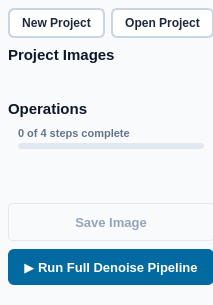
<?xml version="1.0" encoding="UTF-8"?>
<ui version="4.0">
 <class>SidebarDenoise</class>
 <widget class="QWidget" name="SidebarDenoise">
  <property name="geometry">
   <rect>
    <x>0</x>
    <y>0</y>
    <width>213</width>
    <height>305</height>
   </rect>
  </property>
  <property name="minimumSize">
   <size>
    <width>0</width>
    <height>0</height>
   </size>
  </property>
  <property name="maximumSize">
   <size>
    <width>16777215</width>
    <height>16777215</height>
   </size>
  </property>
  <property name="styleSheet">
   <string notr="true">QWidget#SidebarDenoise {
    background-color: #f8fafc;
}
QScrollArea#scroll {
    border: none;
    background: transparent;
}
QWidget#content {
    background-color: #f8fafc;
}
QScrollBar:vertical {
    border: none;
    background: #f1f5f9;
    width: 6px;
    border-radius: 3px;
    margin: 2px 0px 2px 0px;
}
QScrollBar::handle:vertical {
    background: #cbd5e1;
    min-height: 24px;
    border-radius: 3px;
}
QScrollBar::handle:vertical:hover {
    background: #94a3b8;
}
QScrollBar::add-line:vertical, QScrollBar::sub-line:vertical {
    height: 0px;
}
QScrollBar::add-page:vertical, QScrollBar::sub-page:vertical {
    background: none;
}
QScrollBar:horizontal {
    height: 0px;
}</string>
  </property>
  <layout class="QVBoxLayout" name="layout">
   <property name="spacing">
    <number>0</number>
   </property>
   <property name="leftMargin">
    <number>0</number>
   </property>
   <property name="topMargin">
    <number>0</number>
   </property>
   <property name="rightMargin">
    <number>0</number>
   </property>
   <property name="bottomMargin">
    <number>0</number>
   </property>
   <item>
    <widget class="QScrollArea" name="scroll">
     <property name="frameShape">
      <enum>QFrame::Shape::NoFrame</enum>
     </property>
     <property name="horizontalScrollBarPolicy">
      <enum>Qt::ScrollBarPolicy::ScrollBarAlwaysOff</enum>
     </property>
     <property name="widgetResizable">
      <bool>true</bool>
     </property>
     <widget class="QWidget" name="content">
      <property name="geometry">
       <rect>
        <x>0</x>
        <y>0</y>
        <width>213</width>
        <height>320</height>
       </rect>
      </property>
      <layout class="QVBoxLayout" name="contentLayout">
       <property name="spacing">
        <number>8</number>
       </property>
       <property name="leftMargin">
        <number>8</number>
       </property>
       <property name="topMargin">
        <number>8</number>
       </property>
       <property name="rightMargin">
        <number>8</number>
       </property>
       <property name="bottomMargin">
        <number>8</number>
       </property>
       <item>
        <layout class="QHBoxLayout" name="projectActions">
         <property name="spacing">
          <number>6</number>
         </property>
         <item>
          <widget class="QPushButton" name="newProject">
           <property name="cursor">
            <cursorShape>PointingHandCursor</cursorShape>
           </property>
           <property name="toolTip">
            <string>Create a new project</string>
           </property>
           <property name="styleSheet">
            <string notr="true">QPushButton#newProject {
    background-color: #ffffff;
    color: #1e293b;
    border: 2px solid #cbd5e1;
    border-radius: 6px;
    padding: 6px 12px;
    font-weight: 500;
    font-size: 12px;
}
QPushButton#newProject:hover {
    background-color: #f1f5f9;
    border-color: #94a3b8;
}
QPushButton#newProject:pressed {
    background-color: #e2e8f0;
}
QPushButton#newProject:focus:enabled {
    border-color: #0f172a;
}</string>
           </property>
           <property name="text">
            <string>New Project</string>
           </property>
          </widget>
         </item>
         <item>
          <widget class="QPushButton" name="openProject">
           <property name="cursor">
            <cursorShape>PointingHandCursor</cursorShape>
           </property>
           <property name="toolTip">
            <string>Open an existing project</string>
           </property>
           <property name="styleSheet">
            <string notr="true">QPushButton#openProject {
    background-color: #ffffff;
    color: #1e293b;
    border: 2px solid #cbd5e1;
    border-radius: 6px;
    padding: 6px 12px;
    font-weight: 500;
    font-size: 12px;
}
QPushButton#openProject:hover {
    background-color: #f1f5f9;
    border-color: #94a3b8;
}
QPushButton#openProject:pressed {
    background-color: #e2e8f0;
}
QPushButton#openProject:focus:enabled {
    border-color: #0f172a;
}</string>
           </property>
           <property name="text">
            <string>Open Project</string>
           </property>
          </widget>
         </item>
        </layout>
       </item>
       <item>
        <widget class="QLabel" name="projectTitle">
         <property name="styleSheet">
          <string notr="true">QLabel#projectTitle {
    font-size: 15px;
    font-weight: bold;
    color: #0f172a;
}</string>
         </property>
         <property name="text">
          <string>Project Images</string>
         </property>
        </widget>
       </item>
       <item>
        <layout class="QVBoxLayout" name="starFilesLayout">
         <item>
          <widget class="FileSection" name="starFiles">
           <property name="title" stdset="0">
            <string>Star Images</string>
           </property>
           <property name="inputs" stdset="0">
            <bool>true</bool>
           </property>
           <property name="show_legend" stdset="0">
            <bool>false</bool>
           </property>
           <property name="is_expanded" stdset="0">
            <bool>true</bool>
           </property>
          </widget>
         </item>
        </layout>
       </item>
       <item>
        <layout class="QVBoxLayout" name="noiseFilesLayout">
         <item>
          <widget class="FileSection" name="noiseFiles">
           <property name="title" stdset="0">
            <string>Dark Frames</string>
           </property>
           <property name="inputs" stdset="0">
            <bool>true</bool>
           </property>
           <property name="show_legend" stdset="0">
            <bool>false</bool>
           </property>
           <property name="is_expanded" stdset="0">
            <bool>false</bool>
           </property>
          </widget>
         </item>
        </layout>
       </item>
       <item>
        <layout class="QVBoxLayout" name="outputFilesLayout">
         <item>
          <widget class="FileSection" name="outputFiles">
           <property name="title" stdset="0">
            <string>Output Files</string>
           </property>
           <property name="inputs" stdset="0">
            <bool>false</bool>
           </property>
           <property name="show_legend" stdset="0">
            <bool>false</bool>
           </property>
           <property name="is_expanded" stdset="0">
            <bool>true</bool>
           </property>
          </widget>
         </item>
        </layout>
       </item>
       <item>
        <widget class="QWidget" name="operationsHeaderWidget" native="true">
         <layout class="QVBoxLayout" name="operationsHeaderLayout">
          <property name="spacing">
           <number>3</number>
          </property>
          <property name="leftMargin">
           <number>0</number>
          </property>
          <property name="topMargin">
           <number>4</number>
          </property>
          <property name="rightMargin">
           <number>0</number>
          </property>
          <property name="bottomMargin">
           <number>0</number>
          </property>
          <item>
           <widget class="QLabel" name="operationsTitle">
            <property name="styleSheet">
             <string notr="true">QLabel#operationsTitle {
    font-size: 15px;
    font-weight: bold;
    color: #0f172a;
}</string>
            </property>
            <property name="text">
             <string>Operations</string>
            </property>
           </widget>
          </item>
          <item>
           <layout class="QVBoxLayout" name="verticalLayout">
            <property name="leftMargin">
             <number>10</number>
            </property>
            <property name="topMargin">
             <number>6</number>
            </property>
            <property name="rightMargin">
             <number>10</number>
            </property>
            <property name="bottomMargin">
             <number>6</number>
            </property>
            <item>
             <widget class="QLabel" name="operationsProgressLabel">
              <property name="styleSheet">
               <string notr="true">QLabel#operationsProgressLabel {
    font-size: 11px;
    color: #64748b;
    font-weight: 500;
}</string>
              </property>
              <property name="text">
               <string>0 of 4 steps complete</string>
              </property>
             </widget>
            </item>
            <item>
             <widget class="QProgressBar" name="operationsProgress">
              <property name="styleSheet">
               <string notr="true">QProgressBar#operationsProgress {
    background-color: #e2e8f0;
    border-radius: 3px;
    max-height: 6px;
    min-height: 6px;
    border: none;
}
QProgressBar#operationsProgress::chunk {
    background-color: #16a34a;
    border-radius: 3px;
}</string>
              </property>
              <property name="maximum">
               <number>4</number>
              </property>
              <property name="value">
               <number>0</number>
              </property>
              <property name="textVisible">
               <bool>false</bool>
              </property>
             </widget>
            </item>
           </layout>
          </item>
         </layout>
        </widget>
       </item>
       <item>
        <layout class="QVBoxLayout" name="skyLayout">
         <item>
          <widget class="StepCard" name="skyCard">
           <property name="title" stdset="0">
            <string>Define Sky Region</string>
           </property>
           <property name="step_number" stdset="0">
            <number>1</number>
           </property>
           <property name="subtitle" stdset="0">
            <string>Ready to detect or paint mask</string>
           </property>
           <property name="is_expanded" stdset="0">
            <bool>true</bool>
           </property>
           <widget class="DenoiseSkySettings" name="skySettings" native="true">
            <property name="geometry">
             <rect>
              <x>0</x>
              <y>0</y>
              <width>100</width>
              <height>30</height>
             </rect>
            </property>
           </widget>
          </widget>
         </item>
        </layout>
       </item>
       <item>
        <layout class="QVBoxLayout" name="alignLayout">
         <item>
          <widget class="StepCard" name="alignCard">
           <property name="title" stdset="0">
            <string>Align Stars</string>
           </property>
           <property name="step_number" stdset="0">
            <number>2</number>
           </property>
           <property name="subtitle" stdset="0">
            <string>Requires sky mask</string>
           </property>
           <property name="is_expanded" stdset="0">
            <bool>false</bool>
           </property>
           <widget class="DenoiseAlignSettings" name="alignSettings" native="true">
            <property name="geometry">
             <rect>
              <x>0</x>
              <y>0</y>
              <width>100</width>
              <height>30</height>
             </rect>
            </property>
           </widget>
          </widget>
         </item>
        </layout>
       </item>
       <item>
        <layout class="QVBoxLayout" name="stackLayout">
         <item>
          <widget class="StepCard" name="stackCard">
           <property name="title" stdset="0">
            <string>Stack Sky and Ground</string>
           </property>
           <property name="step_number" stdset="0">
            <number>3</number>
           </property>
           <property name="subtitle" stdset="0">
            <string>Requires aligned stars</string>
           </property>
           <property name="is_expanded" stdset="0">
            <bool>false</bool>
           </property>
           <widget class="DenoiseStackSettings" name="stackSettings" native="true">
            <property name="geometry">
             <rect>
              <x>0</x>
              <y>0</y>
              <width>100</width>
              <height>30</height>
             </rect>
            </property>
           </widget>
          </widget>
         </item>
        </layout>
       </item>
       <item>
        <layout class="QVBoxLayout" name="tuneLayout">
         <item>
          <widget class="StepCard" name="tuneCard">
           <property name="title" stdset="0">
            <string>Tune Horizon</string>
           </property>
           <property name="step_number" stdset="0">
            <number>4</number>
           </property>
           <property name="subtitle" stdset="0">
            <string>Requires base stacks</string>
           </property>
           <property name="is_expanded" stdset="0">
            <bool>false</bool>
           </property>
           <widget class="DenoiseTuneSettings" name="tuneSettings" native="true">
            <property name="geometry">
             <rect>
              <x>0</x>
              <y>0</y>
              <width>100</width>
              <height>30</height>
             </rect>
            </property>
           </widget>
          </widget>
         </item>
        </layout>
       </item>
       <item>
        <layout class="QVBoxLayout" name="exportLayout">
         <item>
          <widget class="StepCard" name="exportCard">
           <property name="title" stdset="0">
            <string>Contribute and Export</string>
           </property>
           <property name="subtitle" stdset="0">
            <string>Export artifacts</string>
           </property>
           <property name="is_expanded" stdset="0">
            <bool>false</bool>
           </property>
           <widget class="DenoiseExportSettings" name="exportSettings" native="true">
            <property name="geometry">
             <rect>
              <x>0</x>
              <y>0</y>
              <width>100</width>
              <height>30</height>
             </rect>
            </property>
           </widget>
          </widget>
         </item>
        </layout>
       </item>
       <item>
        <widget class="QPushButton" name="saveOutput">
         <property name="enabled">
          <bool>false</bool>
         </property>
         <property name="cursor">
          <cursorShape>PointingHandCursor</cursorShape>
         </property>
         <property name="styleSheet">
          <string notr="true">QPushButton#saveOutput {
    background-color: #f1f5f9;
    color: #1e293b;
    font-weight: bold;
    font-size: 13px;
    border: 1px solid #cbd5e1;
    border-radius: 4px;
    min-height: 36px;
    max-height: 36px;
}
QPushButton#saveOutput:hover {
    background-color: #e2e8f0;
}
QPushButton#saveOutput:disabled {
    background-color: #f8fafc;
    color: #94a3b8;
    border-color: #e2e8f0;
}</string>
         </property>
         <property name="text">
          <string>Save Image</string>
         </property>
        </widget>
       </item>
       <item>
        <widget class="QPushButton" name="runPipeline">
         <property name="cursor">
          <cursorShape>PointingHandCursor</cursorShape>
         </property>
         <property name="styleSheet">
          <string notr="true">QPushButton#runPipeline {
    background-color: #0369a1;
    color: #ffffff;
    font-weight: bold;
    font-size: 13px;
    border-radius: 6px;
    border: none;
    min-height: 36px;
    max-height: 36px;
}
QPushButton#runPipeline:hover {
    background-color: #075985;
}
QPushButton#runPipeline:disabled {
    background-color: #cbd5e1;
    color: #94a3b8;
}</string>
         </property>
         <property name="text">
          <string>▶ Run Full Denoise Pipeline</string>
         </property>
        </widget>
       </item>
       <item>
        <spacer name="bottomSpace">
         <property name="orientation">
          <enum>Qt::Orientation::Vertical</enum>
         </property>
         <property name="sizeHint" stdset="0">
          <size>
           <width>0</width>
           <height>0</height>
          </size>
         </property>
        </spacer>
       </item>
      </layout>
     </widget>
    </widget>
   </item>
  </layout>
 </widget>
 <customwidgets>
  <customwidget>
   <class>FileSection</class>
   <extends>QFrame</extends>
   <header>startrails.ui.file_manager</header>
   <container>1</container>
  </customwidget>
  <customwidget>
   <class>StepCard</class>
   <extends>QFrame</extends>
   <header>startrails.ui.steps</header>
   <container>1</container>
   <addpagemethod>add_body</addpagemethod>
  </customwidget>
  <customwidget>
   <class>DenoiseSkySettings</class>
   <extends>QWidget</extends>
   <header>startrails.ui.steps_denoise</header>
  </customwidget>
  <customwidget>
   <class>DenoiseAlignSettings</class>
   <extends>QWidget</extends>
   <header>startrails.ui.steps_denoise</header>
  </customwidget>
  <customwidget>
   <class>DenoiseStackSettings</class>
   <extends>QWidget</extends>
   <header>startrails.ui.steps_denoise</header>
  </customwidget>
  <customwidget>
   <class>DenoiseTuneSettings</class>
   <extends>QWidget</extends>
   <header>startrails.ui.steps_denoise</header>
  </customwidget>
  <customwidget>
   <class>DenoiseExportSettings</class>
   <extends>QWidget</extends>
   <header>startrails.ui.steps_denoise</header>
  </customwidget>
 </customwidgets>
 <resources>
  <include location="resources.qrc"/>
 </resources>
 <connections/>
</ui>
